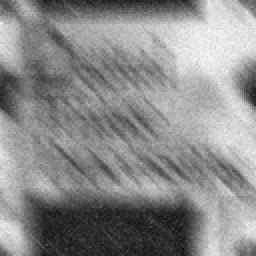
%> input picture Lab4/Q4_3_1.tiff, 128 x 128 px, shrunk from 688 x 688 before the run (shown 2 times larger)
$ octave Q431_11510714.m   (GNU Octave 9; MATLAB toolbox functions it lacks are replaced by stand-ins)
%> lines starting %> are read from the running program, lines starting %| are printed output that depends on the picture
% Q431_11510714
% salt-and-pepper and shaking
I=imread('Q4_3_1.tiff');
%> I is the input picture: size 128x128 uint8; min 19, max 251, mean 139.4
InputImage=double(I);
[M,N]=size(InputImage);
%> M = 128; N = 128
cent=ones(M,N);
for i=1:M
    for j=1:N
        if rem(i+j,2)==1
            cent(i,j)=-1;
        end
    end
end
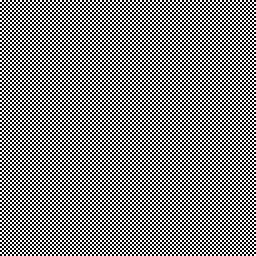
%> cent: size 128x128 double (shown 2 times larger); values -1 (black) and 1 (white), 50% white in thin lines or dots
F0=fft2(InputImage.*cent);


%% Alpha-trimmed mean filter
win=[9,9];
a=(win(1)-1)/2;
b=(win(2)-1)/2;
fp=padarray(InputImage,[a,b]);
f=zeros(M,N);
for i=a+1:M+a
    for j=b+1:N+b
        win=fp((i-a:i+a),(j-b:j+b));
        f(i,j)=median(median(win));
    end
end
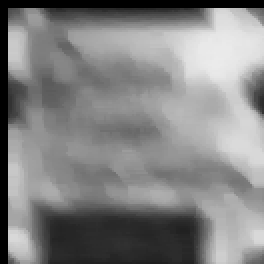
%> f: size 132x132 double (shown 2 times larger); min 0, max 235, mean 130.9
OutputImage1=f(a+1:end,b+1:end);

% [16 lines of commented-out code are left out]

%% Wiener-shaking
F=fft2(OutputImage1.*cent);
a=0.1;
b=0.1;
T=1;
H=zeros(M,N);
for u=1:M
    for v=1:N
        con=u*a+v*b;
        H(u,v)=(T/pi/(con))*sin(pi*(con))*exp(-1j*pi*con);
    end
end

K=0.000001; % 10e5开始颜色反转
Fabs=conj(H).*H;
F2=(1./H).*(Fabs./(Fabs+K)).*F;

opt3=real(ifft2(F2).*cent);
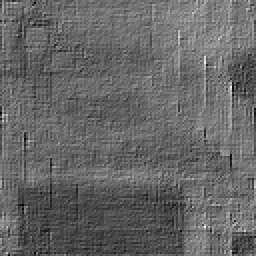
%> opt3: size 128x128 double (shown 2 times larger); min -340.1, max 504.3, mean 0; drawn with min black and max white
OutputImage=rescale(opt3,0,255);

%% third-spatial
win=[5,5];
a=(win(1)-1)/2;
b=(win(2)-1)/2;
fp2=padarray(OutputImage,[a,b]);
f2=zeros(M,N);
for i=a+1:M+a
    for j=b+1:N+b
        win=fp2((i-a:i+a),(j-b:j+b));
        f2(i,j)=median(median(win));
    end
end
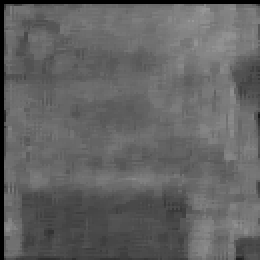
%> f2: size 130x130 double (shown 2 times larger); min 0, max 153.7, mean 99
OutputImage2=f2(a+1:end,b+1:end);
%%
OutputImage3=uint8((OutputImage2-100)*255/30); % 80,45
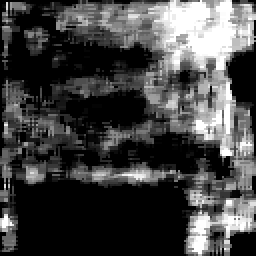
%> OutputImage3: size 128x128 uint8 (shown 2 times larger); min 0, max 255, mean 68.3
OutputImage4=(OutputImage3+50);
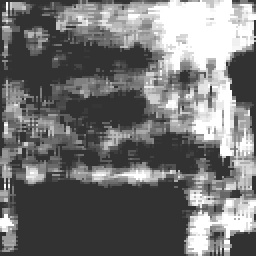
%> OutputImage4: size 128x128 uint8 (shown 2 times larger); min 50, max 255, mean 114.8

% display
figure
subplot 221
imshow(I)
subplot 222
imshow(uint8(10*log2(1+abs(F0))))
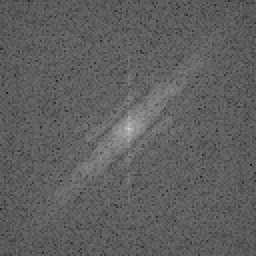
%> displayed picture: size 128x128, on the screen's scale of 0 to 255 (shown 2 times larger); min 26, max 211, mean 95
subplot 223
imshow(uint8(OutputImage1))
subplot 224
imshow(uint8(OutputImage4))
